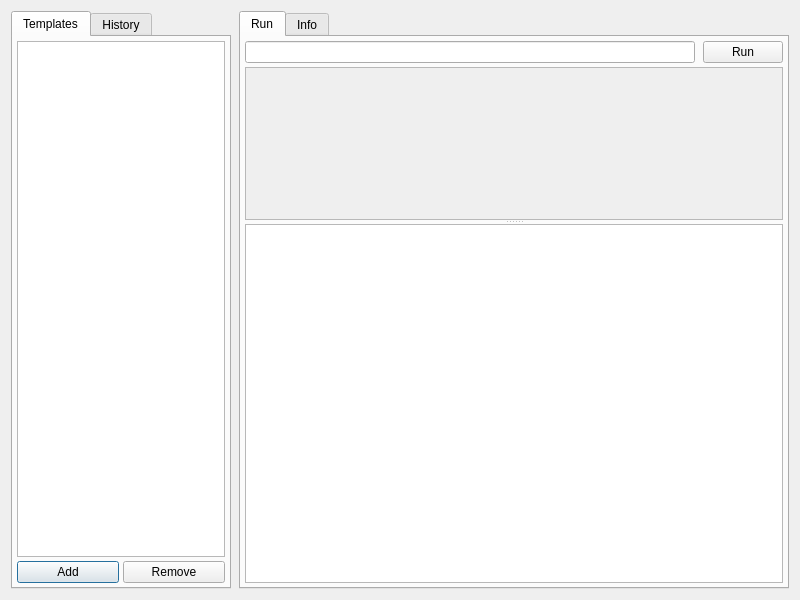
<?xml version="1.0" encoding="UTF-8"?>
<ui version="4.0">
 <class>TemplateCommandDialog</class>
 <widget class="QDialog" name="TemplateCommandDialog">
  <property name="geometry">
   <rect>
    <x>0</x>
    <y>0</y>
    <width>800</width>
    <height>600</height>
   </rect>
  </property>
  <property name="windowTitle">
   <string>Template Command</string>
  </property>
  <layout class="QHBoxLayout" name="mainLayout">
   <property name="spacing">
    <number>8</number>
   </property>
   <item>
    <widget class="QTabWidget" name="leftTabWidget">
     <property name="minimumSize">
      <size>
       <width>180</width>
       <height>0</height>
      </size>
     </property>
     <property name="maximumSize">
      <size>
       <width>220</width>
       <height>16777215</height>
      </size>
     </property>
     <widget class="QWidget" name="templatesTab">
      <attribute name="title">
       <string>Templates</string>
      </attribute>
      <layout class="QVBoxLayout" name="templatesTabLayout">
       <property name="spacing">
        <number>4</number>
       </property>
       <property name="leftMargin">
        <number>4</number>
       </property>
       <property name="topMargin">
        <number>4</number>
       </property>
       <property name="rightMargin">
        <number>4</number>
       </property>
       <property name="bottomMargin">
        <number>4</number>
       </property>
       <item>
        <widget class="QListWidget" name="listWidget"/>
       </item>
       <item>
        <layout class="QHBoxLayout" name="buttonLayout">
         <item>
          <widget class="QPushButton" name="addBtn">
           <property name="text">
            <string>Add</string>
           </property>
          </widget>
         </item>
         <item>
          <widget class="QPushButton" name="removeBtn">
           <property name="text">
            <string>Remove</string>
           </property>
          </widget>
         </item>
        </layout>
       </item>
      </layout>
     </widget>
     <widget class="QWidget" name="historyTab">
      <attribute name="title">
       <string>History</string>
      </attribute>
      <layout class="QVBoxLayout" name="historyTabLayout">
       <property name="spacing">
        <number>4</number>
       </property>
       <property name="leftMargin">
        <number>4</number>
       </property>
       <property name="topMargin">
        <number>4</number>
       </property>
       <property name="rightMargin">
        <number>4</number>
       </property>
       <property name="bottomMargin">
        <number>4</number>
       </property>
       <item>
        <widget class="QListWidget" name="historyListWidget"/>
       </item>
       <item>
        <layout class="QHBoxLayout" name="historyBtnLayout">
         <item>
          <spacer name="historyBtnSpacer">
           <property name="orientation">
            <enum>Qt::Horizontal</enum>
           </property>
          </spacer>
         </item>
         <item>
          <widget class="QPushButton" name="historyDeleteBtn">
           <property name="text">
            <string>Delete</string>
           </property>
          </widget>
         </item>
        </layout>
       </item>
      </layout>
     </widget>
    </widget>
   </item>
   <item>
    <widget class="QTabWidget" name="tabWidget">
     <widget class="QWidget" name="runTab">
      <attribute name="title">
       <string>Run</string>
      </attribute>
      <layout class="QVBoxLayout" name="runTabLayout">
       <property name="spacing">
        <number>4</number>
       </property>
       <property name="leftMargin">
        <number>4</number>
       </property>
       <property name="topMargin">
        <number>4</number>
       </property>
       <property name="rightMargin">
        <number>4</number>
       </property>
       <property name="bottomMargin">
        <number>4</number>
       </property>
       <item>
        <widget class="QSplitter" name="runSplitter">
         <property name="orientation">
          <enum>Qt::Vertical</enum>
         </property>
         <widget class="QWidget" name="runTopWidget">
          <layout class="QVBoxLayout" name="runTopLayout">
           <property name="spacing">
            <number>4</number>
           </property>
           <property name="leftMargin">
            <number>0</number>
           </property>
           <property name="topMargin">
            <number>0</number>
           </property>
           <property name="rightMargin">
            <number>0</number>
           </property>
           <property name="bottomMargin">
            <number>0</number>
           </property>
           <item>
            <layout class="QHBoxLayout" name="runTemplateBtnLayout">
             <property name="spacing">
              <number>8</number>
             </property>
             <item>
              <widget class="QLineEdit" name="runTemplateLabel">
               <property name="sizePolicy">
                <sizepolicy hsizetype="Expanding" vsizetype="Preferred">
                 <horstretch>0</horstretch>
                 <verstretch>0</verstretch>
                </sizepolicy>
               </property>
               <property name="styleSheet">
                <string>font-family:Consolas,monospace;</string>
               </property>
              </widget>
             </item>
             <item>
              <widget class="QPushButton" name="runBtn">
               <property name="minimumSize">
                <size>
                 <width>80</width>
                 <height>0</height>
                </size>
               </property>
               <property name="text">
                <string>Run</string>
               </property>
              </widget>
             </item>
            </layout>
           </item>
           <item>
            <widget class="QScrollArea" name="runFormScroll">
             <property name="widgetResizable">
              <bool>true</bool>
             </property>
             <widget class="QWidget" name="runFormContainer">
              <property name="geometry">
               <rect>
                <x>0</x>
                <y>0</y>
                <width>371</width>
                <height>153</height>
               </rect>
              </property>
             </widget>
            </widget>
           </item>
          </layout>
         </widget>
         <widget class="QTextEdit" name="outputPlaceholder">
          <property name="readOnly">
           <bool>true</bool>
          </property>
         </widget>
        </widget>
       </item>
      </layout>
     </widget>
     <widget class="QWidget" name="infoTab">
      <attribute name="title">
       <string>Info</string>
      </attribute>
      <layout class="QVBoxLayout" name="infoTabLayout">
       <property name="spacing">
        <number>8</number>
       </property>
       <item>
        <layout class="QFormLayout" name="infoFormLayout">
         <property name="horizontalSpacing">
          <number>8</number>
         </property>
         <property name="verticalSpacing">
          <number>8</number>
         </property>
         <item row="0" column="0">
          <widget class="QLabel" name="titleLabel">
           <property name="text">
            <string>Title:</string>
           </property>
          </widget>
         </item>
         <item row="0" column="1">
          <widget class="QLineEdit" name="infoTitle"/>
         </item>
         <item row="1" column="0">
          <widget class="QLabel" name="cmdTemplateLabel">
           <property name="text">
            <string>Command Template:</string>
           </property>
          </widget>
         </item>
         <item row="1" column="1">
          <widget class="QLineEdit" name="infoCommand">
           <property name="placeholderText">
            <string>e.g. mkdir &quot;%1&quot;</string>
           </property>
          </widget>
         </item>
         <item row="2" column="0">
          <widget class="QLabel" name="shellTypeLabel">
           <property name="text">
            <string>Shell Type:</string>
           </property>
          </widget>
         </item>
         <item row="2" column="1">
          <widget class="QComboBox" name="infoShellCombo">
           <property name="minimumSize">
            <size>
             <width>150</width>
             <height>0</height>
            </size>
           </property>
          </widget>
         </item>
        </layout>
       </item>
       <item>
        <widget class="Line" name="infoLine">
         <property name="orientation">
          <enum>Qt::Horizontal</enum>
         </property>
        </widget>
       </item>
       <item>
        <widget class="QLabel" name="paramConfigLabel">
         <property name="font">
          <font>
           <bold>true</bold>
          </font>
         </property>
         <property name="text">
          <string>Parameter Type Config:</string>
         </property>
        </widget>
       </item>
       <item>
        <widget class="QScrollArea" name="infoConfigScroll">
         <property name="widgetResizable">
          <bool>true</bool>
         </property>
         <widget class="QWidget" name="infoConfigContainer">
          <property name="geometry">
           <rect>
            <x>0</x>
            <y>0</y>
            <width>363</width>
            <height>404</height>
           </rect>
          </property>
         </widget>
        </widget>
       </item>
       <item>
        <layout class="QHBoxLayout" name="infoBtnLayout">
         <item>
          <spacer name="infoBtnSpacer">
           <property name="orientation">
            <enum>Qt::Horizontal</enum>
           </property>
           <property name="sizeHint" stdset="0">
            <size>
             <width>40</width>
             <height>20</height>
            </size>
           </property>
          </spacer>
         </item>
         <item>
          <widget class="QPushButton" name="infoSaveBtn">
           <property name="minimumSize">
            <size>
             <width>80</width>
             <height>0</height>
            </size>
           </property>
           <property name="text">
            <string>Save</string>
           </property>
          </widget>
         </item>
        </layout>
       </item>
      </layout>
     </widget>
    </widget>
   </item>
  </layout>
 </widget>
 <resources/>
 <connections/>
</ui>
